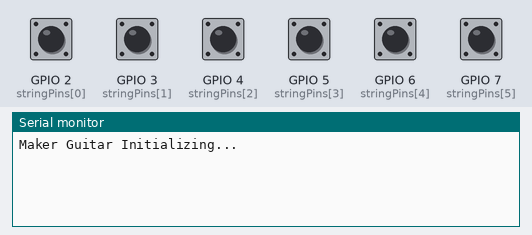
Simulated run of this sketch. Board: ESP32. Shown: the last lines printed to the serial monitor. The test bench sets the inputs (shaded band); at power-on: GPIO 2 (stringPins[0]), GPIO 3 (stringPins[1]), GPIO 4 (stringPins[2]), GPIO 5 (stringPins[3]), GPIO 6 (stringPins[4]), GPIO 7 (stringPins[5]) HIGH.

Above: at 1.2 s.
1.3 s: GPIO 2 (stringPins[0]) pulled LOW for 0.15 s
At 2.3 s:
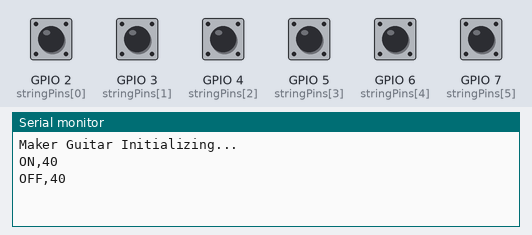
2.9 s: GPIO 3 (stringPins[1]) pulled LOW for 0.15 s
At 3.03 s:
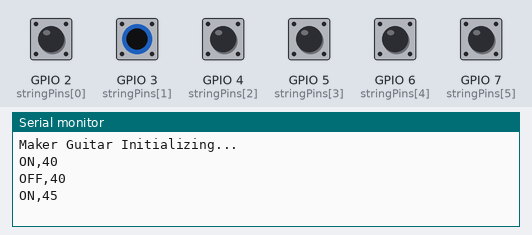
4.5 s: GPIO 4 (stringPins[2]) pulled LOW for 0.15 s
At 5.8 s:
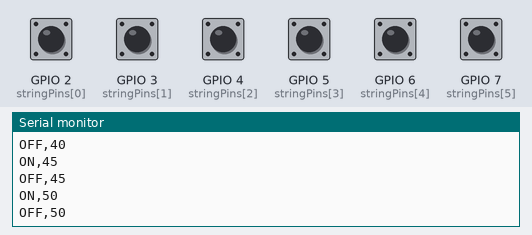
6.1 s: GPIO 5 (stringPins[3]) pulled LOW for 0.15 s
At 7.1 s:
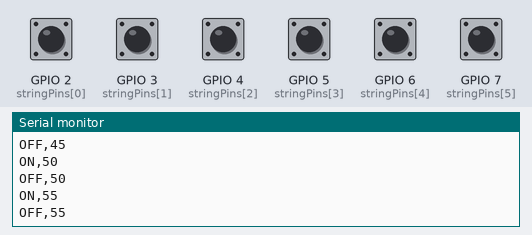
7.7 s: GPIO 6 (stringPins[4]) pulled LOW for 0.15 s
At 8.4 s:
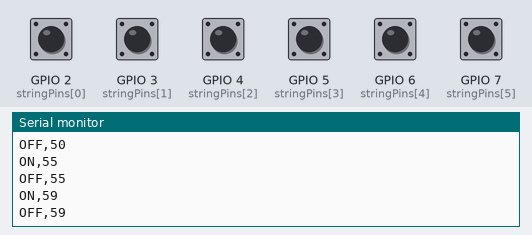
9.3 s: GPIO 7 (stringPins[5]) pulled LOW for 0.15 s
At 10.8 s:
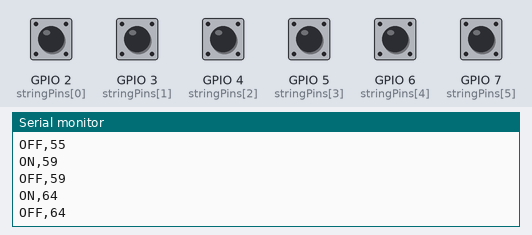

The sketch:

MakerGuitar.ino
```cpp
#include <Wire.h>
#include "Adafruit_MPR121.h"

Adafruit_MPR121 neckSensor = Adafruit_MPR121();

// String Button Configuration
const int NUM_STRINGS = 6;
// Connect buttons to these pins and ground. We will use internal pull-up resistors.
const int stringPins[NUM_STRINGS] = {2, 3, 4, 5, 6, 7};

// MIDI note for each open string, matched 1:1 with stringPins
// Standard tuning low to high: E2, A2, D3, G3, B3, E4
const int openStringNotes[NUM_STRINGS] = {40, 45, 50, 55, 59, 64};

// Track the state of each string button
int lastStringState[NUM_STRINGS] = {HIGH, HIGH, HIGH, HIGH, HIGH, HIGH};

// Track currently playing notes so we can send correct "Note Off" commands
int currentlyPlayingNotes[NUM_STRINGS] = {-1, -1, -1, -1, -1, -1};

void setup() {
  Serial.begin(115200);
  while (!Serial) { delay(10); } // Wait for serial console

  Serial.println("Maker Guitar Initializing...");

  // Initialize the MPR121
  if (!neckSensor.begin(0x5A)) {
    Serial.println("MPR121 not found");
    while (1);
  }

  // Set touch and release thresholds.
  // Default is 12/6. Copper tape might need higher values (e.g., 20/10) if you get false triggers.
  neckSensor.setThresholds(12, 6);

  // Initialize string button pins
  for (int i = 0; i < NUM_STRINGS; i++) {
    pinMode(stringPins[i], INPUT_PULLUP);
  }
}

void loop() {
  // get current pressed frets
  uint16_t touchedFrets = neckSensor.touched();
  int activeFret = getHighestFret(touchedFrets);

  // Loop through string buttons and playNotes(string_button_press, activeFret)
  for (int s = 0; s < NUM_STRINGS; s++) {
    int currentState = digitalRead(stringPins[s]);
    if (currentState == LOW && lastStringState[s] == HIGH) {
      int note = openStringNotes[s] + activeFret;

      // If a previous note was still ringing on this string, kill it first
      if (currentlyPlayingNotes[s] != -1) {
        serialNoteOff(currentlyPlayingNotes[s]);
      }

      serialNoteOn(note);
      currentlyPlayingNotes[s] = note;


    // TODO: Note playing logic
    // Concept: Send serial data that note is on so computer can play it

      delay(5); // Tiny debounce delay
    }
    // Check for button release
    else if (currentState == HIGH && lastStringState[s] == LOW) {
      if (currentlyPlayingNotes[s] != -1) {
        serialNoteOff(currentlyPlayingNotes[s]);
        currentlyPlayingNotes[s] = -1;
      }

      delay(5); // Tiny debounce delay
    }

    lastStringState[s] = currentState;
  }
}


//Returns highest fret currently being touched
int getHighestFret(uint16_t touchedData) {
    for (int i = 11; i >= 0; i--) {
      if (touchedData & (1 << i)) {
        return i + 1;
      }
    }
    return 0;
}
void serialNoteOn(int note) {
  Serial.print("ON,");
  Serial.println(note);
}

void serialNoteOff(int note) {
  Serial.print("OFF,");
  Serial.println(note);
}
```

Measured:
- after the input at 1.3 s, the serial monitor: prints a new line at once (image 1)
- after the input at 2.9 s, the serial monitor: prints a new line at once (image 2)
- after the input at 4.5 s, the serial monitor: prints a new line at once (image 3)
- after the input at 6.1 s, the serial monitor: prints a new line at once (image 4)
- after the input at 7.7 s, the serial monitor: prints a new line at once (image 5)
- after the input at 9.3 s, the serial monitor: prints a new line at once (image 6)
